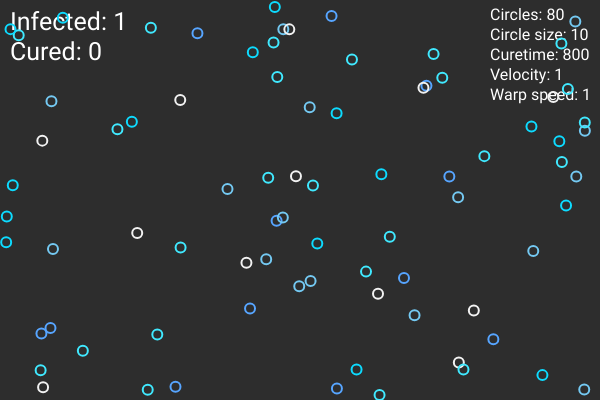
Frame 1 (no input)
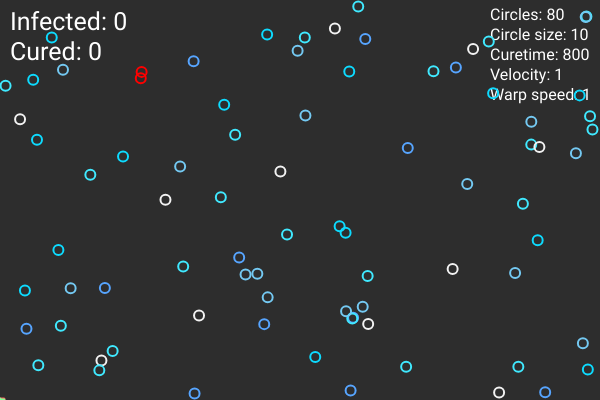
Frame 60 (no input)
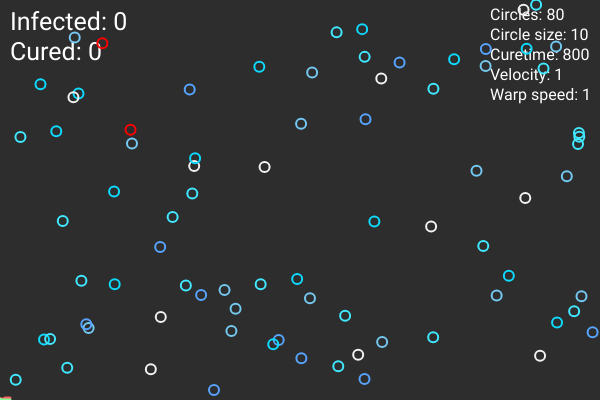
Frame 120 (the mouse pressed at the canvas centre since frame 60)

The p5.js sketch that drew these frames (run headless with seeded random() and noise() and a simulated clock; from frame 60 on, the mouse is pressed at the canvas centre):

// p5.js sketch
// ── sketch.js
let graph_was_x_red = 0
let graph_was_y_red = 0
let graph_was_x_green = 0
let graph_was_y_green = 0
let graph_was_height_red = 1
let graph_was_height_green = 1
let graph_count_red = 0
let graph_count_green = 0
let circles = []
let graphsRed = []
let graphsGreen = []
let curedTime = 800
let colors = ['#0ddbff', '#40E9FF', '#F2F2F2', '#74C9F2', '#57A5FF']
let diaCircle = 10
let numb_infected = 1;
let numb_was_infected = 0;
let numb_circles = 80
let textsize = 25
let velocity = 1
let timeSpeed = 1
let graph_timer_red = 0
let graph_timer_green = 0

let sliderNumberCircles
let sliderDiaCircles
let sliderCuredTime
let sliderVelocity

// let p = []
// let amountParticles = 5
// let speedParticles = 1

function setup() {
  createCanvas(600, 400);
  resetAll();
  // for (let i = 0; i < numb_circles; i++)
  //   circles[i] = new Circle(random(0 + diaCircle / 2, width - diaCircle / 2), random(0 + diaCircle / 2, height - diaCircle / 2), diaCircle, random(-1, 1), random(-1, 1), random(colors), i == 1);
  var button = createButton("RESET")
  button.mousePressed(resetAll)

  sliderNumberCircles = createSlider(0, 500, numb_circles, 5);
  sliderDiaCircles = createSlider(2, 75, 10, 1);
  sliderCuredTime = createSlider(0, 1000, 800, 1);
  sliderVelocity = createSlider(0, 10, 1, 0.1);
  sliderTimeSpeed = createSlider(0, 10, 1, 1);
  
  sliderNumberCircles.position(0, 430);
  sliderDiaCircles.position(0, 460);
  sliderCuredTime.position(0, 490);
  sliderVelocity.position(0, 520);
  sliderTimeSpeed.position(0, 550);
  
  sliderNumberCircles.style('width', '200px');
  sliderDiaCircles.style('width', '200px');
  sliderCuredTime.style('width', '200px');
  sliderVelocity.style('width', '200px');
  sliderTimeSpeed.style('width', '200px');
}

// function mouseDragged() {
//   for (let i = 0; i < amountParticles; i++) {
//     p[i]= new Particle(mouseX, mouseY, 3, 0, 3/speedParticles);
//     for(let par of p) 
//       particles.push(par)
//   }
// }

function draw() {
  background(45);
  // fill(255);
  // textSize(20);
  // text('Amount:', 12, 365);
  // text('Speed:', 103, 365);

  //use slider
  numb_circles = sliderNumberCircles.value()
  diaCircle = sliderDiaCircles.value()
  curedTime = sliderCuredTime.value()
  velocity = sliderVelocity.value()
  timeSpeed = sliderTimeSpeed.value()
  
  
  fill(255);
  noStroke()
  textFont('Roboto')
  textSize(16);
  text('Circles: ' + numb_circles, 490, 20);
  
  fill(255);
  noStroke()
  textFont('Roboto')
  textSize(16);
  text('Curetime: ' + curedTime, 490, 60);
  
  fill(255);
  noStroke()
  textFont('Roboto')
  textSize(16);
  text('Circle size: ' + diaCircle, 490, 40);
  
  fill(255);
  noStroke()
  textFont('Roboto')
  textSize(16);
  text('Velocity: ' + velocity, 490, 80);
  
  fill(255);
  noStroke()
  textFont('Roboto')
  textSize(16);
  text('Warp speed: ' + timeSpeed, 490, 100);
  
  fill(255);
  noStroke()
  textFont('Roboto')
  textSize(textsize);
  text('Cured: ' + numb_was_infected, 10, 60);
  numb_was_infected = 0
  
  fill(255);
  noStroke()
  textFont('Roboto')
  textSize(textsize);
  text('Infected: ' + numb_infected, 10, 30);
  
  for (let b of graphsRed) {
    b.show();
    b.update();
  }
  
  for (let b of graphsGreen) {
    b.show();
    b.update();
  }
  
  for (let b of circles) {
    b.show();
    b.move();

    for (let other of circles) {
      if (b.infected == true) {
        if (b.intersect(other)) {
          other.infected = true
        }
      }
    }
    if (b.infected) {
      numb_infected++
    }
    if (b.was_infected) {
      numb_was_infected++
    }
  }
  
  if(numb_infected != 0){
    if(graph_timer_red >= round(10/timeSpeed)){
      //print(numb_infected)
      graphsRed.push(new graphRed(graph_count_red, 400, numb_infected * 1, graph_was_x_red, graph_was_height_red))
      graph_count_red += 1
      graph_timer_red = 0
      // print(graphsRed)
      graph_was_x_red = graph_count_red
      graph_was_height_red = numb_infected * 1
    }
  if(numb_infected != 0){
    if(graph_timer_green >= round(10/timeSpeed)){
      //print(numb_infected)
      graphsGreen.push(new graphGreen(graph_count_green, 400, numb_was_infected * 1, graph_was_x_green, graph_was_height_green))
      graph_count_green += 1
      graph_timer_green = 0
      // print(graphsRed)
      graph_was_x_green = graph_count_green
      graph_was_height_green = numb_was_infected * 1
      }
    }
  }
  graph_timer_red++
  graph_timer_green++
  numb_infected = 0
}

function resetAll() {
  circles = []
  graphsRed = []
  graphsGreen = []
  graph_countRed = 0
  graph_timerRed = 0
  graph_countGreen = 0
  graph_timerGreen = 0
  graph_was_x_red = 0
  graph_was_y_red = 0
  graph_was_x_green = 0
  graph_was_y_green = 0
  graph_was_height_red = 1
  graph_was_height_green = 1
  graph_count_red = 0
  graph_count_green = 0
  graphsRed = []
  graphsGreen = []
  
  graphsRed[0] = new graphRed(200, 200, numb_infected * 20)
  for (let i = 0; i < numb_circles; i++)
  
  graphsGreen[0] = new graphGreen(200, 200, numb_infected * 20)
  for (let i = 0; i < numb_circles; i++)
  
  circles[i] = new Circle(random(0 + diaCircle / 2, width - diaCircle / 2), random(0 + diaCircle / 2, height - diaCircle / 2), diaCircle, random(-1, 1) * velocity, random(-1, 1) * velocity, random(colors), i == 1, curedTime);
}

class Circle {
  constructor(_x, _y, _d, _xv, _yv, _c, _inf, _cureTime) {
    //values particles
    this.x = _x;
    this.y = _y;
    this.d = _d;

    this.xv = _xv;
    this.yv = _yv;
    this.c = _c
    this.min_d = _d
    this.max_d = 50
    this.grow_speed = 3
    this.was_infected = false
    this.infected = _inf
    this.infected_time = 0
    this.cured_time = _cureTime
  }

  move() {
    //movement particles
    this.x = this.x + (this.xv  * timeSpeed)
    this.y = this.y + (this.yv  * timeSpeed)
    // print(timeSpeed)

    if (this.y < this.d / 2 || this.y > height - this.d / 2) {
      this.yv = this.yv * -1
    }

    if (this.x < this.d / 2 || this.x > width - this.d / 2) {
      this.xv = this.xv * -1
    }

    if (this.infected == true) {
      if (this.was_infected == false) {
        this.c = [255, 0, 0]
        this.infected_time = this.infected_time + 1 * timeSpeed
      }
    }

    if (this.infected_time >= this.cured_time) {
      this.c = [0, 255, 0]
      this.infected = false
      this.was_infected = true
    }
    //     if (dist(mouseX, mouseY, this.x, this.y) < 50) {
    //       if (this.d < this.max_d) {
    //         this.d = this.d + this.grow_speed
    //       }

    //     } else {
    //       if (this.d > this.min_d) {
    //         this.d = this.d - this.grow_speed
    //       }
    //     }
  }
  show() {
    strokeWeight(2)
    stroke(this.c)
    noFill()
    rectMode(CENTER);
    circle(this.x, this.y, this.d)
  }

  intersect(other) {
    let dis = dist(this.x, this.y, other.x, other.y)
    // print(dis)
    // print(this.d + other.d)
    if (dis < this.d / 2 + other.d / 2 && dis != 0) {
      // print("true")
      return true;
    } else {
      // print("false")
      return false;
    }
  }
}

class graphRed{
  constructor(_x, _y, _height, _wasX, _wasHeight) {
    //values particles
    this.x = _x;
    this.y = _y;
    this.wasX = _wasX
    this.wasHeight = _wasHeight
    this.height = _height;
  }

  update() {
    
  }
  show() {  
    stroke(255,99,97)
    strokeWeight(3)
    //fill(0, 255, 0)
    rectMode(CENTER);
    point(this.x, this.y - this.wasHeight)
  }
}

class graphGreen{
  constructor(_x, _y, _height, _wasX, _wasHeight) {
    //values particles
    this.x = _x;
    this.y = _y;
    this.wasX = _wasX
    this.wasHeight = _wasHeight
    this.height = _height;
  }

  update() {
    
  }
  show() {  
    stroke(133,255,151,255)
    strokeWeight(3)
    rectMode(CENTER);
    point(this.x, this.y - this.wasHeight)
  }
}
